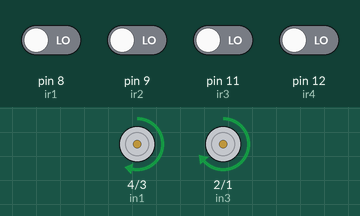
The sketch below on a simulated Arduino Uno, built with avr-gcc and run on an emulated ATmega328P. On the bench: motor-driver pin pairs drawn as motors (green arrow = first pin HIGH = forward, orange = second pin HIGH = backward, longer = more drive, scaled by the enable pin). The test bench sets the inputs (shaded band); at power-on: pin 8 (ir1), pin 9 (ir2), pin 11 (ir3), pin 12 (ir4) LOW.

Above: at 1.1 s.
At 3.2 s:
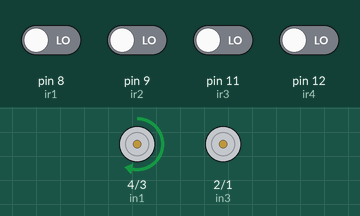
At 4.9 s:
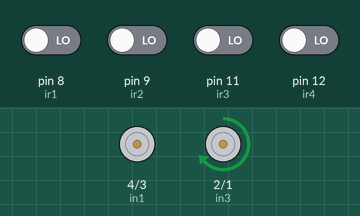
At 5.8 s:
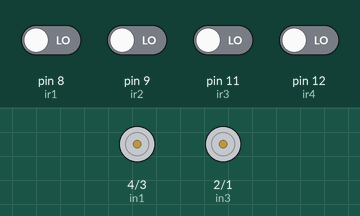
Timing chart, 0 to 7.3 s (numbered marks = the images above):
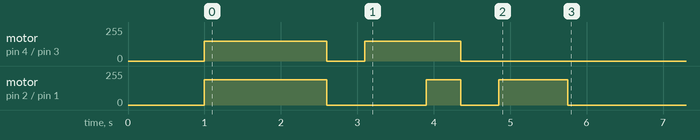

The sketch:

sketch_may11a.ino
```cpp
const int ir1 = 8; //ir kanan
const int ir2 = 9; //ir tkanan
const int ir3 = 11; //ir tkiri
const int ir4 = 12; //ir kiri

const int in1 = 4;
const int in2 = 3;
const int in3 = 2;
const int in4 = 1;
const int enA = 5; //motor kanan
const int enB = 6; // motor kiri

void setup()
{
  pinMode(ir1, INPUT);
  pinMode(ir2, INPUT);
  pinMode(ir3, INPUT);
  pinMode(ir4, INPUT);

  pinMode(enA, OUTPUT);
  pinMode(in1, OUTPUT);
  pinMode(in2, OUTPUT);
  pinMode(in3, OUTPUT);
  pinMode(in4, OUTPUT);
  pinMode(enB, OUTPUT);

  stp();
  delay(1000);
  fwd();
  delay(1600);
  stp();
  delay(500);
  turnLeft();
  delay(800);
  fwd();
  delay(450);
  stp();
  delay(500);
  turnRight();
  delay(900);
}

void loop()
{
  int getSensorValue();
  int ir1Val = digitalRead(ir1);
  int ir2Val = digitalRead(ir2);
  int ir3Val = digitalRead(ir3);
  int ir4Val = digitalRead(ir4);

  if (ir3Val == HIGH )
  {
    fwd();
  }

  else if (ir2Val == HIGH)
  {
    turnRight();
  }

   else if (ir4Val == HIGH)
  {
    turnLeft();
  }

  else if (ir2Val == LOW && ir3Val == LOW && ir4Val == LOW)
  {
    stp();
  }

  else if (ir3Val == HIGH && ir2Val == HIGH)
  {
    turnRight();
  }

  else if (ir3Val == HIGH && ir4Val == HIGH)
  {
    turnLeft();
  }

  else if (ir2Val == HIGH && ir3Val == HIGH && ir4Val == HIGH)
  {
    fwd();
  }

  else
  {

  }
}

void fwd()
{
  digitalWrite(in1, HIGH); //motor left
  digitalWrite(in2, LOW);
  digitalWrite(in3, HIGH); //motor right
  digitalWrite(in4, LOW);
  analogWrite(enA, 150);
  analogWrite(enB, 190);
}

void stp()
{
  digitalWrite(in1, LOW); //motor left
  digitalWrite(in2, HIGH);
  digitalWrite(in3, LOW); //motor right
  digitalWrite(in4, HIGH);
  analogWrite(enA, 0);
  analogWrite(enB, 0);
}

void turnRight() //to turn right
{
  digitalWrite(in1, HIGH); //motor left
  digitalWrite(in2, LOW);
  digitalWrite(in3, HIGH); //motor right
  digitalWrite(in4, LOW);
  analogWrite(enA, 0);
  analogWrite(enB, 190);
}

void turnLeft() //to turn left
{
  digitalWrite(in1, HIGH); //motor left
  digitalWrite(in2, LOW);
  digitalWrite(in3,HIGH);//motor right
  digitalWrite(in4, LOW);
  analogWrite(enA, 150);
  analogWrite(enB, 0);
}
```

Measured:
- by itself, motor on pin 2 (in3) / pin 1 (in4): goes forward 190/255 1.6 s, stopped 1.3 s, forward 190/255 0.45 s, stopped 0.50 s, forward 190/255 0.90 s, then stopped
